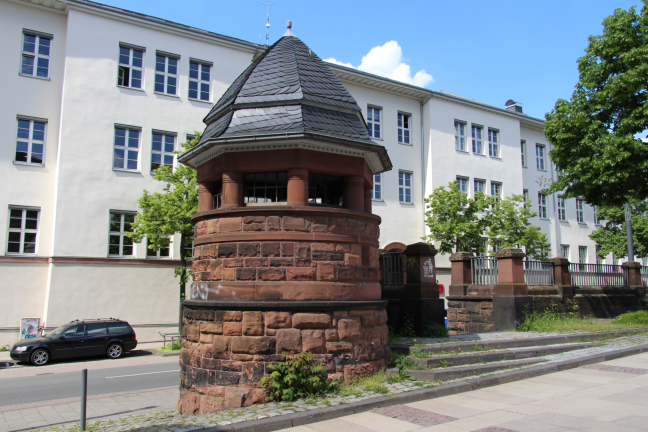
#> input picture python/achteck-new2-part1/view_0001-undist-L2.png, 1296 x 864 px, given in place of achteckview_0000-undist-L2.png, which was not available (shown at 1/2 size)
$ jupyter execute --allow-errors hello_world.ipynb
#> lines starting #> are read from the running program, lines starting #| are printed output that depends on the picture; pictures that were not available may be replaced by others from this repository, and a replacement may not be noted
[cell 1]
import cv2
import numpy as np
from matplotlib import pyplot as plt

folder = 'achteck'
img_path = folder + "view_0000-undist-L2.png"

[cell 2]
img = cv2.imread(img_path, cv2.IMREAD_GRAYSCALE)
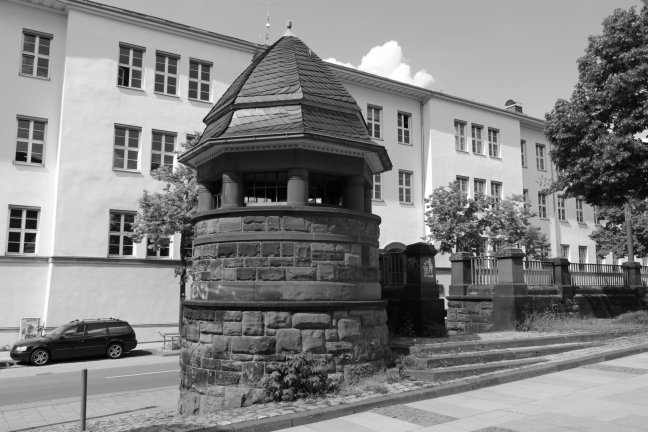
#> img: shape (864, 1296) (shown at 1/2 size); min 1, max 255, mean 130.7
cv2.imshow('image', img)
cv2.waitKey(0)
cv2.destroyAllWindows()

[cell 3]
plt.imshow(img, cmap = 'gray', interpolation = 'bicubic')
plt.xticks([]), plt.yticks([])  # to hide tick values on X and Y axis
plt.plot([200,300,400],[100,200,300],'c', linewidth=5)
plt.show()
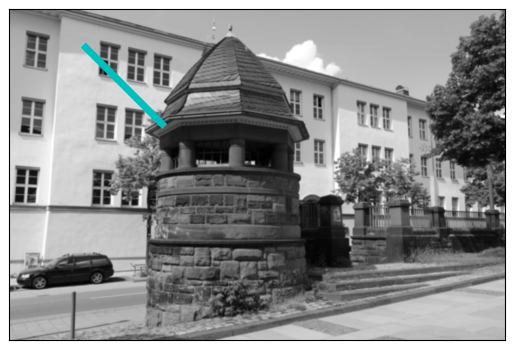
#> figure drawn by matplotlib, 1 panel

[cell 4]
import open3d as o3d
print("Read Redwood dataset")
redwood_rgbd = o3d.data.SampleRedwoodRGBDImages()
print(type(redwood_rgbd))
print(redwood_rgbd.color_paths)

color_raw = o3d.io.read_image(redwood_rgbd.color_paths[0])
depth_raw = o3d.io.read_image(redwood_rgbd.depth_paths[0])
rgbd_image = o3d.geometry.RGBDImage.create_from_color_and_depth(
    color_raw, depth_raw)
print(rgbd_image)

###############################

plt.subplot(1, 2, 1)
plt.title('Redwood grayscale image')
#> (the rest of this cell did not finish here and is left out)

[cell 5]
# [36 lines left out: function read_pfm_file, not called in this run]

[cell 6]
import open3d as o3d
import cv2
import numpy as np
from matplotlib import pyplot as plt
import re
from PIL import Image

folder = 'achteck/'
img_path = folder + "view_0000-undist-L2.png"
# [15 lines of commented-out code are left out]

pcds = []

ids = set([i for i in range(34)])

# dont exist
#ids.remove(18)
#ids.remove(19)
ids.remove(26)
ids.remove(30)

# for i in range(1, 20):
for i in range(18, 20):
    ids.remove(i)

#> (the rest of this cell did not finish here and is left out)

$ run again, on python/achteck-new2-part1/view_0002-undist-L2.png
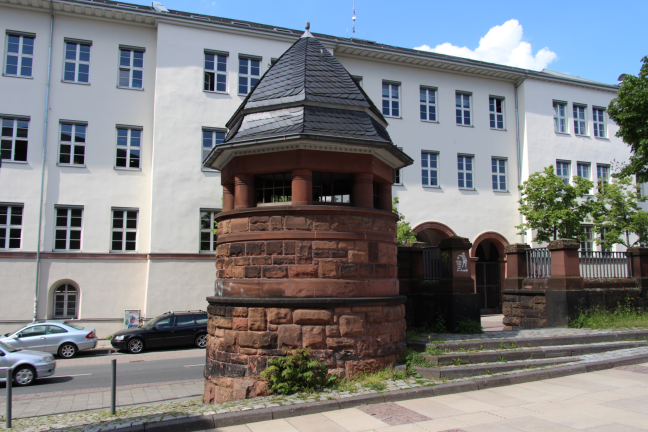
#> input picture python/achteck-new2-part1/view_0002-undist-L2.png, 1296 x 864 px, given in place of achteckview_0000-undist-L2.png, which was not available (shown at 1/2 size)
#> `img = cv2.imread(img_path, cv2.IMREAD_GRAYSCALE)`:
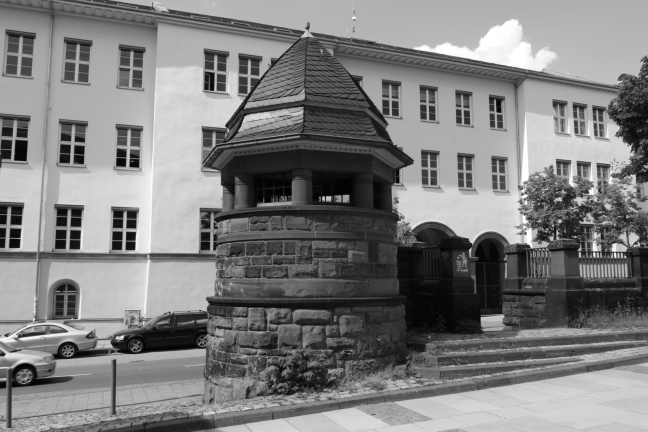
#> img: shape (864, 1296) (shown at 1/2 size); min 1, max 255, mean 125.8
#> `plt.show()`:
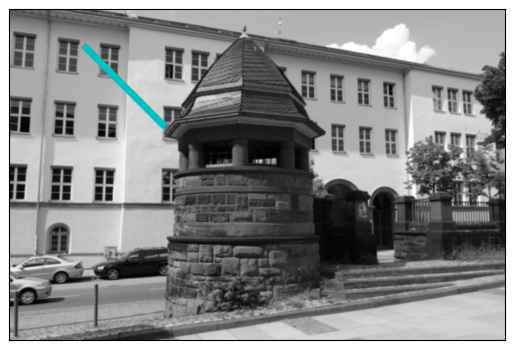
#> figure drawn by matplotlib, 1 panel

$ run again, on python/achteck-new2-part1/view_0003-undist-L2.png
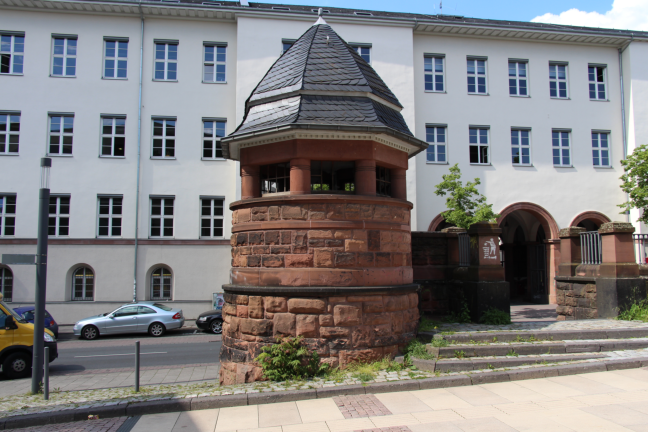
#> input picture python/achteck-new2-part1/view_0003-undist-L2.png, 1296 x 864 px, given in place of achteckview_0000-undist-L2.png, which was not available (shown at 1/2 size)
#> `img = cv2.imread(img_path, cv2.IMREAD_GRAYSCALE)`:
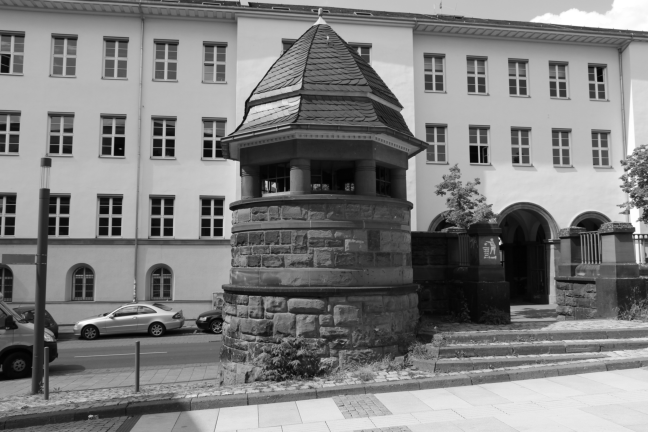
#> img: shape (864, 1296) (shown at 1/2 size); min 1, max 255, mean 126.4
#> `plt.show()`:
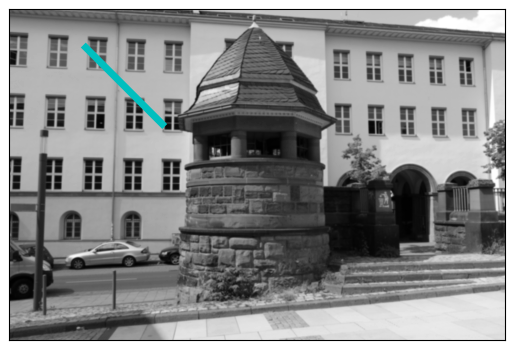
#> figure drawn by matplotlib, 1 panel
